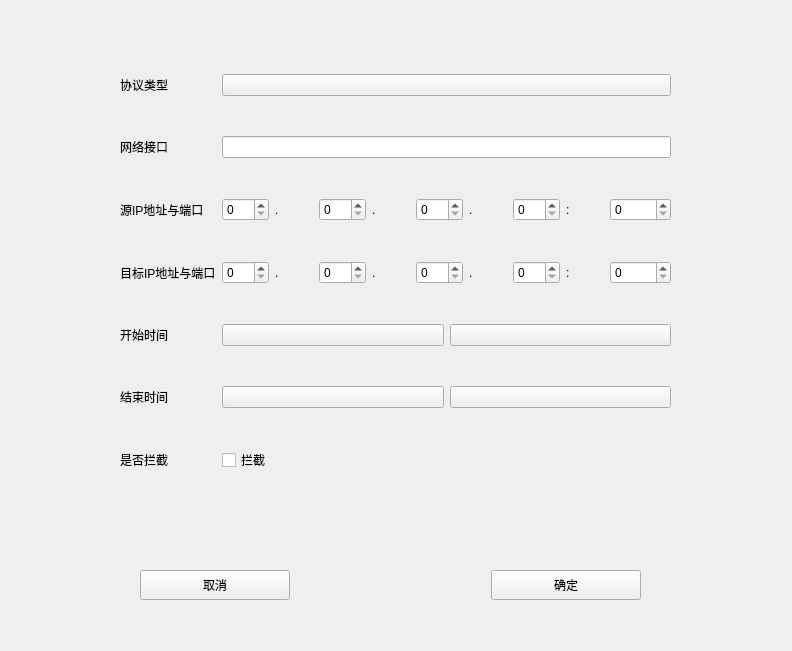
<?xml version="1.0" encoding="UTF-8"?>
<ui version="4.0">
 <class>AddRule</class>
 <widget class="QWidget" name="AddRule">
  <property name="geometry">
   <rect>
    <x>0</x>
    <y>0</y>
    <width>792</width>
    <height>651</height>
   </rect>
  </property>
  <property name="windowTitle">
   <string>Form</string>
  </property>
  <widget class="QWidget" name="layoutWidget">
   <property name="geometry">
    <rect>
     <x>120</x>
     <y>40</y>
     <width>551</width>
     <height>471</height>
    </rect>
   </property>
   <layout class="QGridLayout" name="gridLayout">
    <item row="3" column="1">
     <layout class="QHBoxLayout" name="horizontalLayout">
      <item>
       <widget class="CompactSpinBox" name="spinBox_6">
        <property name="maximum">
         <number>255</number>
        </property>
       </widget>
      </item>
      <item>
       <widget class="CaptionLabel" name="label_16">
        <property name="text">
         <string>.</string>
        </property>
       </widget>
      </item>
      <item>
       <widget class="CompactSpinBox" name="spinBox_10">
        <property name="maximum">
         <number>255</number>
        </property>
       </widget>
      </item>
      <item>
       <widget class="CaptionLabel" name="label_17">
        <property name="text">
         <string>.</string>
        </property>
       </widget>
      </item>
      <item>
       <widget class="CompactSpinBox" name="spinBox_7">
        <property name="maximum">
         <number>255</number>
        </property>
       </widget>
      </item>
      <item>
       <widget class="CaptionLabel" name="label_15">
        <property name="text">
         <string>.</string>
        </property>
       </widget>
      </item>
      <item>
       <widget class="CompactSpinBox" name="spinBox_8">
        <property name="maximum">
         <number>255</number>
        </property>
       </widget>
      </item>
      <item>
       <widget class="CaptionLabel" name="label_18">
        <property name="text">
         <string>:</string>
        </property>
       </widget>
      </item>
      <item>
       <widget class="CompactSpinBox" name="spinBox_9">
        <property name="maximum">
         <number>65535</number>
        </property>
       </widget>
      </item>
     </layout>
    </item>
    <item row="0" column="1">
     <widget class="ComboBox" name="pushButton">
      <property name="text">
       <string/>
      </property>
     </widget>
    </item>
    <item row="5" column="0">
     <widget class="StrongBodyLabel" name="label_9">
      <property name="text">
       <string>结束时间</string>
      </property>
     </widget>
    </item>
    <item row="0" column="0">
     <widget class="StrongBodyLabel" name="label">
      <property name="text">
       <string>协议类型</string>
      </property>
     </widget>
    </item>
    <item row="3" column="0">
     <widget class="StrongBodyLabel" name="label_5">
      <property name="text">
       <string>目标IP地址与端口</string>
      </property>
     </widget>
    </item>
    <item row="4" column="0">
     <widget class="StrongBodyLabel" name="label_8">
      <property name="text">
       <string>开始时间</string>
      </property>
     </widget>
    </item>
    <item row="4" column="1">
     <layout class="QHBoxLayout" name="horizontalLayout_3">
      <item>
       <widget class="CalendarPicker" name="pushButton_2">
        <property name="text">
         <string/>
        </property>
       </widget>
      </item>
      <item>
       <widget class="TimePicker" name="pushButton_3">
        <property name="text">
         <string/>
        </property>
       </widget>
      </item>
     </layout>
    </item>
    <item row="2" column="1">
     <layout class="QHBoxLayout" name="horizontalLayout_2">
      <item>
       <widget class="CompactSpinBox" name="spinBox">
        <property name="maximum">
         <number>255</number>
        </property>
       </widget>
      </item>
      <item>
       <widget class="CaptionLabel" name="label_11">
        <property name="text">
         <string>.</string>
        </property>
       </widget>
      </item>
      <item>
       <widget class="CompactSpinBox" name="spinBox_2">
        <property name="maximum">
         <number>255</number>
        </property>
       </widget>
      </item>
      <item>
       <widget class="CaptionLabel" name="label_12">
        <property name="text">
         <string>.</string>
        </property>
       </widget>
      </item>
      <item>
       <widget class="CompactSpinBox" name="spinBox_3">
        <property name="maximum">
         <number>255</number>
        </property>
       </widget>
      </item>
      <item>
       <widget class="CaptionLabel" name="label_13">
        <property name="text">
         <string>.</string>
        </property>
       </widget>
      </item>
      <item>
       <widget class="CompactSpinBox" name="spinBox_4">
        <property name="maximum">
         <number>255</number>
        </property>
       </widget>
      </item>
      <item>
       <widget class="CaptionLabel" name="label_14">
        <property name="text">
         <string>:</string>
        </property>
       </widget>
      </item>
      <item>
       <widget class="CompactSpinBox" name="spinBox_5">
        <property name="maximum">
         <number>65535</number>
        </property>
       </widget>
      </item>
     </layout>
    </item>
    <item row="6" column="0">
     <widget class="StrongBodyLabel" name="label_10">
      <property name="text">
       <string>是否拦截</string>
      </property>
     </widget>
    </item>
    <item row="6" column="1">
     <widget class="CheckBox" name="checkBox">
      <property name="text">
       <string>拦截</string>
      </property>
     </widget>
    </item>
    <item row="5" column="1">
     <layout class="QHBoxLayout" name="horizontalLayout_4">
      <item>
       <widget class="CalendarPicker" name="pushButton_4">
        <property name="text">
         <string/>
        </property>
       </widget>
      </item>
      <item>
       <widget class="TimePicker" name="pushButton_5">
        <property name="text">
         <string/>
        </property>
       </widget>
      </item>
     </layout>
    </item>
    <item row="2" column="0">
     <widget class="StrongBodyLabel" name="label_3">
      <property name="text">
       <string>源IP地址与端口</string>
      </property>
     </widget>
    </item>
    <item row="1" column="1">
     <widget class="LineEdit" name="lineEdit_2"/>
    </item>
    <item row="1" column="0">
     <widget class="StrongBodyLabel" name="label_2">
      <property name="text">
       <string>网络接口</string>
      </property>
     </widget>
    </item>
   </layout>
  </widget>
  <widget class="QWidget" name="layoutWidget">
   <property name="geometry">
    <rect>
     <x>140</x>
     <y>550</y>
     <width>501</width>
     <height>71</height>
    </rect>
   </property>
   <layout class="QHBoxLayout" name="horizontalLayout_5">
    <item>
     <widget class="PushButton" name="pushButton_6">
      <property name="minimumSize">
       <size>
        <width>150</width>
        <height>30</height>
       </size>
      </property>
      <property name="text">
       <string>取消</string>
      </property>
     </widget>
    </item>
    <item>
     <spacer name="horizontalSpacer">
      <property name="orientation">
       <enum>Qt::Orientation::Horizontal</enum>
      </property>
      <property name="sizeHint" stdset="0">
       <size>
        <width>30</width>
        <height>20</height>
       </size>
      </property>
     </spacer>
    </item>
    <item>
     <widget class="PrimaryPushButton" name="pushButton_7">
      <property name="minimumSize">
       <size>
        <width>150</width>
        <height>30</height>
       </size>
      </property>
      <property name="text">
       <string>确定</string>
      </property>
     </widget>
    </item>
   </layout>
  </widget>
 </widget>
 <customwidgets>
  <customwidget>
   <class>CaptionLabel</class>
   <extends>QLabel</extends>
   <header>qfluentwidgets</header>
  </customwidget>
  <customwidget>
   <class>ComboBox</class>
   <extends>QPushButton</extends>
   <header>qfluentwidgets</header>
  </customwidget>
  <customwidget>
   <class>LineEdit</class>
   <extends>QLineEdit</extends>
   <header>qfluentwidgets</header>
  </customwidget>
  <customwidget>
   <class>CalendarPicker</class>
   <extends>QPushButton</extends>
   <header>qfluentwidgets</header>
  </customwidget>
  <customwidget>
   <class>CheckBox</class>
   <extends>QCheckBox</extends>
   <header>qfluentwidgets</header>
  </customwidget>
  <customwidget>
   <class>TimePicker</class>
   <extends>QPushButton</extends>
   <header>qfluentwidgets</header>
  </customwidget>
  <customwidget>
   <class>CompactSpinBox</class>
   <extends>QSpinBox</extends>
   <header>qfluentwidgets</header>
  </customwidget>
  <customwidget>
   <class>PrimaryPushButton</class>
   <extends>QPushButton</extends>
   <header>qfluentwidgets</header>
  </customwidget>
  <customwidget>
   <class>PushButton</class>
   <extends>QPushButton</extends>
   <header>qfluentwidgets</header>
  </customwidget>
  <customwidget>
   <class>StrongBodyLabel</class>
   <extends>QLabel</extends>
   <header>qfluentwidgets</header>
  </customwidget>
 </customwidgets>
 <resources/>
 <connections/>
</ui>
